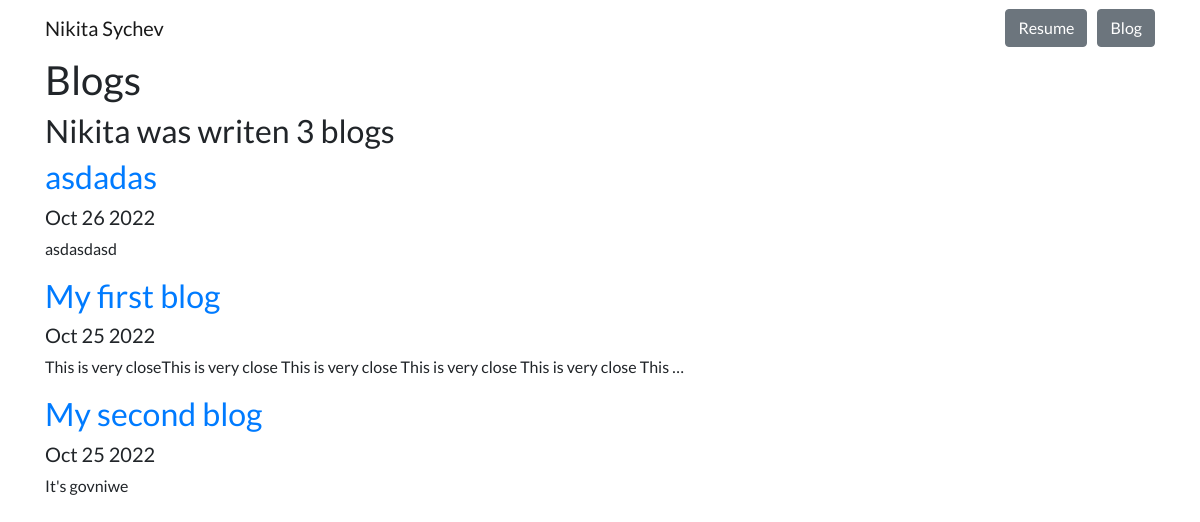
Screenshot of /blog/ with the database file from the repository.
### blog/models.py (models this page shows, shortened)
class Blog(models.Model):
    title = models.CharField(max_length=40)
    date = models.DateField()
    description = models.TextField()

### blog/views.py (the view)
# urls.py: path('', views.all_blogs, name='all_blogs'),
def all_blogs(request):
    length = len(Blog.objects.all())
    blogs = Blog.objects.order_by('-date')[:3]
    return render(request, 'blog/all_blogs.html', {
        'length': length,
        'blogs': blogs,
    })

### blog/templates/blog/all_blogs.html
{% extends 'portfolio/base.html' %}
{% block content %}
    <h1>Blogs</h1>
    <h2>Nikita was writen {{blogs.count}} blog{{blogs.count|pluralize}} </h2>
    {% for blog in blogs %}
    <a href="{% url  'blog:detail' blog.id%}"><h2>{{blog.title}}</h2></a>
        <h5>{{blog.date|date:'M d Y'}}</h5>
        <p>{{blog.description|truncatechars:100}}</p>
    {% endfor %}
{% endblock %}

### portfolio/static/portfolio/cust.css (style rules this page uses)
body { font-family: 'Lato', sans-serif; }

### rows the page displays
Blog: title "asdadas", date "Oct 26 2022", description "asdasdasd"
Blog: title "My first blog", date "Oct 25 2022", description "This is very closeThis is very close This is very close This is very close This is very close This …"
Blog: title "My second blog", date "Oct 25 2022", description "It's govniwe"

### other values shown
{{ blogs.count }} "3"
